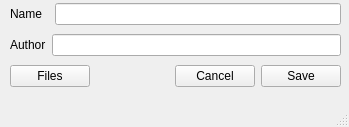
<?xml version="1.0" encoding="UTF-8"?>
<ui version="4.0">
 <class>Add Book</class>
 <widget class="QMainWindow" name="MainWindow">
  <property name="geometry">
   <rect>
    <x>0</x>
    <y>0</y>
    <width>349</width>
    <height>127</height>
   </rect>
  </property>
  <property name="windowTitle">
   <string>MainWindow</string>
  </property>
  <widget class="QWidget" name="centralwidget">
   <widget class="QWidget" name="verticalLayoutWidget">
    <property name="geometry">
     <rect>
      <x>10</x>
      <y>0</y>
      <width>331</width>
      <height>91</height>
     </rect>
    </property>
    <layout class="QVBoxLayout" name="verticalLayout">
     <item>
      <layout class="QHBoxLayout" name="horizontalLayout">
       <item>
        <widget class="QLabel" name="NameLabel">
         <property name="text">
          <string>Name  </string>
         </property>
        </widget>
       </item>
       <item>
        <widget class="QLineEdit" name="NameLine"/>
       </item>
      </layout>
     </item>
     <item>
      <layout class="QHBoxLayout" name="horizontalLayout_2">
       <item>
        <widget class="QLabel" name="AuthorLabel">
         <property name="text">
          <string>Author</string>
         </property>
        </widget>
       </item>
       <item>
        <widget class="QLineEdit" name="AuthorLine"/>
       </item>
      </layout>
     </item>
     <item>
      <layout class="QHBoxLayout" name="horizontalLayout_5">
       <item>
        <widget class="QPushButton" name="FilesButton">
         <property name="text">
          <string>Files</string>
         </property>
        </widget>
       </item>
       <item>
        <spacer name="horizontalSpacer">
         <property name="orientation">
          <enum>Qt::Horizontal</enum>
         </property>
         <property name="sizeHint" stdset="0">
          <size>
           <width>40</width>
           <height>20</height>
          </size>
         </property>
        </spacer>
       </item>
       <item>
        <widget class="QPushButton" name="CancelButton">
         <property name="text">
          <string>Cancel</string>
         </property>
        </widget>
       </item>
       <item>
        <widget class="QPushButton" name="SaveButton">
         <property name="text">
          <string>Save</string>
         </property>
        </widget>
       </item>
      </layout>
     </item>
    </layout>
   </widget>
  </widget>
  <widget class="QMenuBar" name="menubar">
   <property name="geometry">
    <rect>
     <x>0</x>
     <y>0</y>
     <width>349</width>
     <height>21</height>
    </rect>
   </property>
  </widget>
  <widget class="QStatusBar" name="statusbar"/>
 </widget>
 <resources/>
 <connections/>
</ui>
